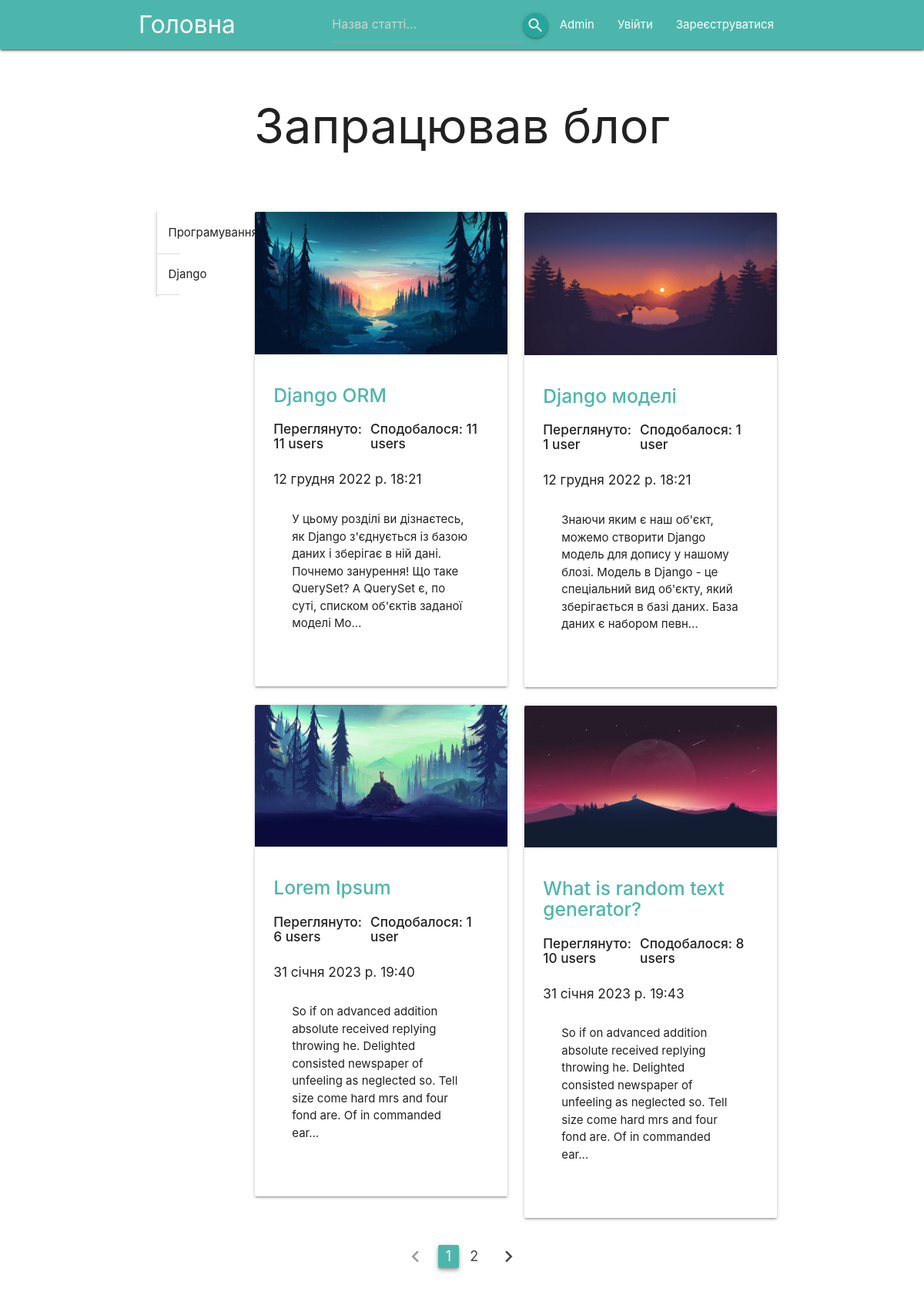
The page / on the database its author committed.
### blog/models.py (models this page shows, shortened)
class Category(models.Model):
    name = models.CharField(max_length=80)
    info = models.TextField(blank=True)
    category_slug = models.CharField(max_length=80, default="category_main")
    img = models.ImageField(upload_to='blog/static/img/categories',
                            height_field=None,
                            width_field=None,
                            verbose_name="Зображення категорії",
                            default='default.png')
    class Meta:
        verbose_name_plural = "Категорії"

class Post(models.Model):
    title = models.CharField(max_length=100)
    text = models.TextField()
    created_at = models.DateTimeField(default=timezone.now)
    post_slug = models.CharField(max_length=80, default="default_post")
    img = models.ImageField(default = 'blog/static/img/default.png',
                            upload_to='blog/static/img',
                            height_field=None,
                            width_field=None,
                            max_length=200,
                            verbose_name="Картинка для поста")
    views_number = models.ManyToManyField(User, related_name="views_rating", blank=True)
    likes =  models.ManyToManyField(User, related_name="post_like", blank=True)
    saves =  models.ManyToManyField(User, related_name="post_save", blank=True)
    category = models.ForeignKey(Category, default=1,
                                 on_delete=models.SET_DEFAULT,
                                 verbose_name="Категорія")
    def get_views_number(self):
        return self.views_number.count()
    def get_likes_number(self):
        return self.likes.count()

### blog/views.py (the view)
# urls.py: path(r'', views.blog_main), # domen.com/blog/
def blog_main(request, *args):
    page = request.GET.get('page')
    posts = Post.objects.all()
    sidebar = Category.objects.all()
    paginator = Paginator(posts, 4)
    try:
        data_page = paginator.page(page)
    except PageNotAnInteger:
        data_page = paginator.page(1)
    except EmptyPage:
        data_page = paginator.page(paginator.num_pages)
    data_dict  ={
        "posts": data_page,
        "sidebar": sidebar
    }
    return render(request, 'blog_main.html', data_dict)

### blog/templates/blog_main.html
{% extends 'navbar.html' %}
  {% block content %}
  <div class="container">
      <h1 class="center-align">Запрацював блог</h1>
      <br><br>
      {% if posts %}
        <div class="row">
          {% for post in posts %}
              {% if forloop.first %}
                  <div class="col s2 l2">
                  {% include "sidebar.html" %}
                  </div>
                  <div class="col s10 l5">
              {%else%}
                  {% if forloop.counter|divisibleby:2 %}
                      <div class="col s2">
                      </div>
                      <div class="col s10 l5">
                  {%else%}
                      <div class="col s10 l5 offset-s2  offset-l2">
                  {% endif %}
              {% endif %}
                  <div class="card z-depth-1 hoverable">
                      <div class="card-image">
                          <img src="/{{ post.img }}">
                      </div>
                      <div class="card-content">
                          <span class="card-title">
                              <a class="teal-text text-lighten-2" href="/{{ post.post_slug }}"><h5><strong>{{ post.title }}</strong></h5></a>
                          </span>
                          <div class='row'>
                            <div class="col s5 l5">
                              <h6><strong>Переглянуто: {{ post.get_views_number }} user{{ post.get_views_number|pluralize }}</strong></h6>
                            </div>
                            <div class="col s7 l7">
                              <h6><strong>Сподобалося: {{ post.get_likes_number }} user{{ post.get_likes_number|pluralize }}</strong></h6>
                            </div>
                          </div>
                          <h6>{{ post.created_at }}</h6>
                          <div class="card-content">{{ post.text|truncatechars:190 }}</div>
                          <br>
                      </div>
                  </div>
              </div>
              {% endfor %}
          </div>
          <div class="row center-align">
            <ul class="pagination">
              {% if posts.has_previous %}
                <li class="waves-effect"><a href="?page={{ posts.previous_page_number }}"><i class="material-icons">chevron_left</i></a></li>
              {% else %}
                <li class="disabled"><a href=""><i class="material-icons">chevron_left</i></a></li>
              {% endif %}
              {% for num in posts.paginator.page_range %}
                {% if posts.number == num %}
                  <li class="active teal lighten-2 z-depth-2"><a href="">{{ num }}</a></li>
                {% else %}
                  <li class="waves-effect"><a href="?page={{ num }}">{{ num }}</a></li>
                {% endif %}
              {% endfor %}
              {% if posts.has_next %}
                <li class="waves-effect"><a href="?page={{ posts.next_page_number }}"><i class="material-icons">chevron_right</i></a></li>
              {% else %}
                <li class="disabled"><a href=""><i class="material-icons">chevron_right</i></a></li>
              {% endif %}
            </ul>
          </div>
      {% endif %}
  </div>
  {% endblock %}

### blog/templates/navbar.html (shortened to what this page needs)
{% load static %}
<!DOCTYPE HTML>
<html>
    <head>
      <link rel="stylesheet" href="https://cdnjs.cloudflare.com/ajax/libs/materialize/1.0.0/css/materialize.min.css">
    </head>
    <body>
      <div class="navbar-fixed">
        <nav>
          <div class="nav-wrapper teal lighten-2 z-depth-1">
            <div class="container">
              <a href="/" class="brand-logo">Головна</a>
              <ul id="nav-mobile" class="right hide-on-med-and-down">
                <li>
                  <form method=POST action="{% url 'search' %}" id="search_nav">
                    <input type="search" name="searchpost" placeholder="Назва статті...">
                  </form>
                </li>
                <li><button class="waves-effect btn-floating waves-light btn-small" form="search_nav" type="submit">
                  <i class="material-icons">search</i>
                </button></li>
                <li><a href="/admin">Admin</a></li>
                {% if not user.is_authenticated %}
                  <li><a href="/login">Увійти</a></li>
                  <li><a href="/register">Зареєструватися</a></li>
                {% else %}
                  <li><a href="{% url 'saved_posts' %}">Збережене</a></li>
                  <li><a href="/profile">Мій Профіль</a></li>
                  <li><a href="/chat">Чат</a></li>
                  <li><a href="/logout">Вийти</a></li>
                {% endif %}
              </ul>
            </div>
          </div>
        </nav>
      </div>
      <br>
      {% block content %}
      {% endblock %}
    </body>
</html>

### blog/templates/sidebar.html (shortened to what this page needs)
<div class="col s2 l2 m2 ">
    <ul class="collapsible">
        {% for cat in sidebar %}
            <li>
                <div class="collapsible-header">{{cat.name}}</div>
            </li>
        {% endfor %}
    </ul>
</div>

### rows shown on the page
Post: img (picture), title "Django ORM", get_views_number "11", get_likes_number "11", created_at "12 грудня 2022 р. 18:21", text "У цьому розділі ви дізнаєтесь, як Django з'єднується із базою даних і зберігає в ній дані. Почнемо занурення! Що таке QuerySet? A QuerySet є, по суті, списком об'єктів заданої моделі Mo…"
Category: name "Програмування"
Category: name "Django"
Post: img (picture), title "Django моделі", get_views_number "1", get_likes_number "1", created_at "12 грудня 2022 р. 18:21", text "Знаючи яким є наш об'єкт, можемо створити Django модель для допису у нашому блозі. Модель в Django - це спеціальний вид об'єкту, який зберігається в базі даних. База даних є набором певн…"
Post: img (picture), title "Lorem Ipsum", get_views_number "6", get_likes_number "1", created_at "31 січня 2023 р. 19:40", text "So if on advanced addition absolute received replying throwing he. Delighted consisted newspaper of unfeeling as neglected so. Tell size come hard mrs and four fond are. Of in commanded ear…"
Post: img (picture), title "What is random text generator?", get_views_number "10", get_likes_number "8", created_at "31 січня 2023 р. 19:43", text "So if on advanced addition absolute received replying throwing he. Delighted consisted newspaper of unfeeling as neglected so. Tell size come hard mrs and four fond are. Of in commanded ear…"

### other values the page prints
{{ num }} "1"
{{ num }} "2"
